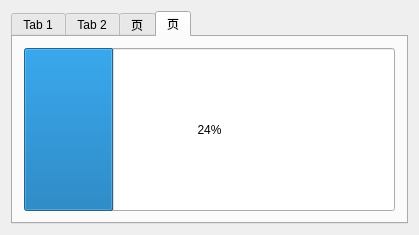
<?xml version="1.0" encoding="UTF-8"?>
<ui version="4.0">
 <class>GifTestDialog</class>
 <widget class="QDialog" name="GifTestDialog">
  <property name="geometry">
   <rect>
    <x>0</x>
    <y>0</y>
    <width>419</width>
    <height>235</height>
   </rect>
  </property>
  <property name="windowTitle">
   <string>GifTestDialog</string>
  </property>
  <layout class="QHBoxLayout" name="horizontalLayout">
   <item>
    <widget class="QTabWidget" name="tabWidget">
     <property name="currentIndex">
      <number>3</number>
     </property>
     <widget class="QWidget" name="tab">
      <attribute name="title">
       <string>Tab 1</string>
      </attribute>
      <layout class="QGridLayout" name="gridLayout">
       <item row="0" column="0">
        <widget class="QLabel" name="label">
         <property name="text">
          <string>gif label</string>
         </property>
        </widget>
       </item>
       <item row="0" column="1">
        <widget class="QLabel" name="label_2">
         <property name="text">
          <string>gif widget</string>
         </property>
        </widget>
       </item>
       <item row="0" column="2">
        <widget class="QLabel" name="label_3">
         <property name="text">
          <string>qqt widget</string>
         </property>
        </widget>
       </item>
       <item row="1" column="0">
        <widget class="QQtGifLabel" name="labelGif">
         <property name="styleSheet">
          <string notr="true">border-color: rgb(17, 54, 13);
border-width:2px;</string>
         </property>
         <property name="text">
          <string/>
         </property>
        </widget>
       </item>
       <item row="1" column="1">
        <widget class="QQtGifWidget" name="widgetGif" native="true">
         <property name="styleSheet">
          <string notr="true">border-color: rgb(17, 54, 13);
border-width:2px;</string>
         </property>
        </widget>
       </item>
       <item row="1" column="2">
        <widget class="QQtWidget" name="widgetQQt" native="true">
         <property name="styleSheet">
          <string notr="true">border-color: rgb(17, 54, 13);
border-width:2px;</string>
         </property>
        </widget>
       </item>
      </layout>
     </widget>
     <widget class="QWidget" name="tab_2">
      <attribute name="title">
       <string>Tab 2</string>
      </attribute>
      <layout class="QHBoxLayout" name="horizontalLayout_2">
       <item>
        <widget class="QQtGifCheckBox" name="checkBox">
         <property name="sizePolicy">
          <sizepolicy hsizetype="Preferred" vsizetype="Preferred">
           <horstretch>0</horstretch>
           <verstretch>0</verstretch>
          </sizepolicy>
         </property>
         <property name="text">
          <string>CheckBox</string>
         </property>
        </widget>
       </item>
      </layout>
     </widget>
     <widget class="QWidget" name="tab_3">
      <attribute name="title">
       <string>页</string>
      </attribute>
      <layout class="QGridLayout" name="gridLayout_2">
       <item row="0" column="0">
        <widget class="QQtGifPushButton" name="p1">
         <property name="sizePolicy">
          <sizepolicy hsizetype="Minimum" vsizetype="Preferred">
           <horstretch>0</horstretch>
           <verstretch>0</verstretch>
          </sizepolicy>
         </property>
         <property name="text">
          <string>PushButton</string>
         </property>
        </widget>
       </item>
       <item row="0" column="1">
        <widget class="QQtGifRadioButton" name="r1">
         <property name="sizePolicy">
          <sizepolicy hsizetype="Minimum" vsizetype="Preferred">
           <horstretch>0</horstretch>
           <verstretch>0</verstretch>
          </sizepolicy>
         </property>
         <property name="text">
          <string>RadioButton</string>
         </property>
        </widget>
       </item>
       <item row="1" column="0">
        <widget class="QQtGifCheckBox" name="c1">
         <property name="sizePolicy">
          <sizepolicy hsizetype="Minimum" vsizetype="Preferred">
           <horstretch>0</horstretch>
           <verstretch>0</verstretch>
          </sizepolicy>
         </property>
         <property name="text">
          <string>CheckBox</string>
         </property>
        </widget>
       </item>
       <item row="1" column="1">
        <widget class="QQtGifRadioButton" name="r2">
         <property name="sizePolicy">
          <sizepolicy hsizetype="Minimum" vsizetype="Preferred">
           <horstretch>0</horstretch>
           <verstretch>0</verstretch>
          </sizepolicy>
         </property>
         <property name="text">
          <string>RadioButton</string>
         </property>
        </widget>
       </item>
      </layout>
     </widget>
     <widget class="QWidget" name="tab_4">
      <attribute name="title">
       <string>页</string>
      </attribute>
      <layout class="QHBoxLayout" name="horizontalLayout_3">
       <item>
        <widget class="QQtGifProgressBar" name="pb1">
         <property name="sizePolicy">
          <sizepolicy hsizetype="Expanding" vsizetype="Preferred">
           <horstretch>0</horstretch>
           <verstretch>0</verstretch>
          </sizepolicy>
         </property>
         <property name="value">
          <number>24</number>
         </property>
        </widget>
       </item>
      </layout>
     </widget>
    </widget>
   </item>
  </layout>
 </widget>
 <layoutdefault spacing="6" margin="11"/>
 <customwidgets>
  <customwidget>
   <class>QQtGifLabel</class>
   <extends>QLabel</extends>
   <header>qqtgiflabel.h</header>
  </customwidget>
  <customwidget>
   <class>QQtGifWidget</class>
   <extends>QWidget</extends>
   <header>qqtgifwidget.h</header>
   <container>1</container>
  </customwidget>
  <customwidget>
   <class>QQtWidget</class>
   <extends>QWidget</extends>
   <header>qqtwidget.h</header>
   <container>1</container>
  </customwidget>
  <customwidget>
   <class>QQtGifCheckBox</class>
   <extends>QCheckBox</extends>
   <header>qqtgifcheckbox.h</header>
  </customwidget>
  <customwidget>
   <class>QQtGifRadioButton</class>
   <extends>QRadioButton</extends>
   <header>qqtgifradiobutton.h</header>
  </customwidget>
  <customwidget>
   <class>QQtGifPushButton</class>
   <extends>QPushButton</extends>
   <header>qqtgifpushbutton.h</header>
  </customwidget>
  <customwidget>
   <class>QQtGifProgressBar</class>
   <extends>QProgressBar</extends>
   <header>qqtgifprogressbar.h</header>
  </customwidget>
 </customwidgets>
 <resources/>
 <connections/>
</ui>
